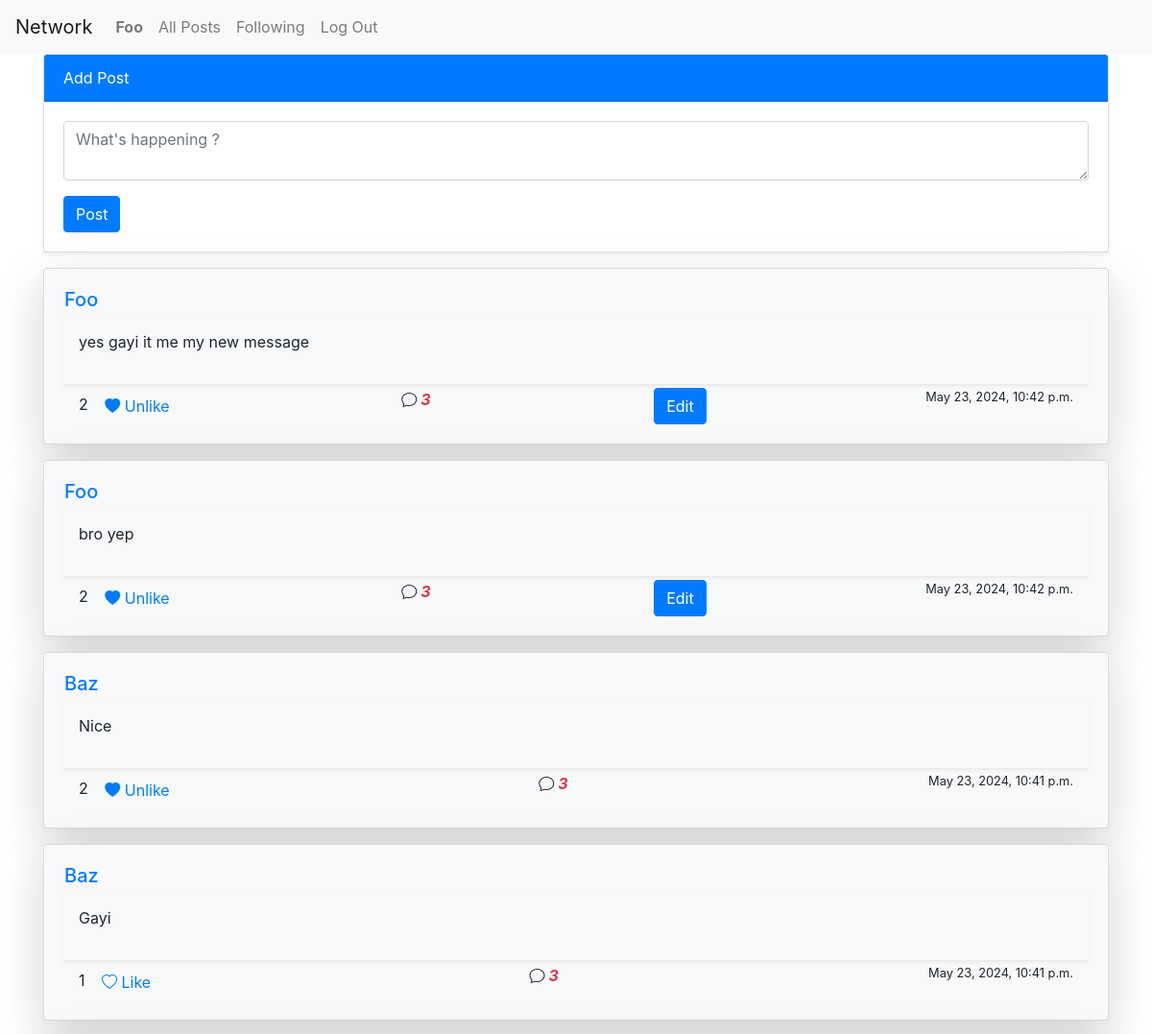
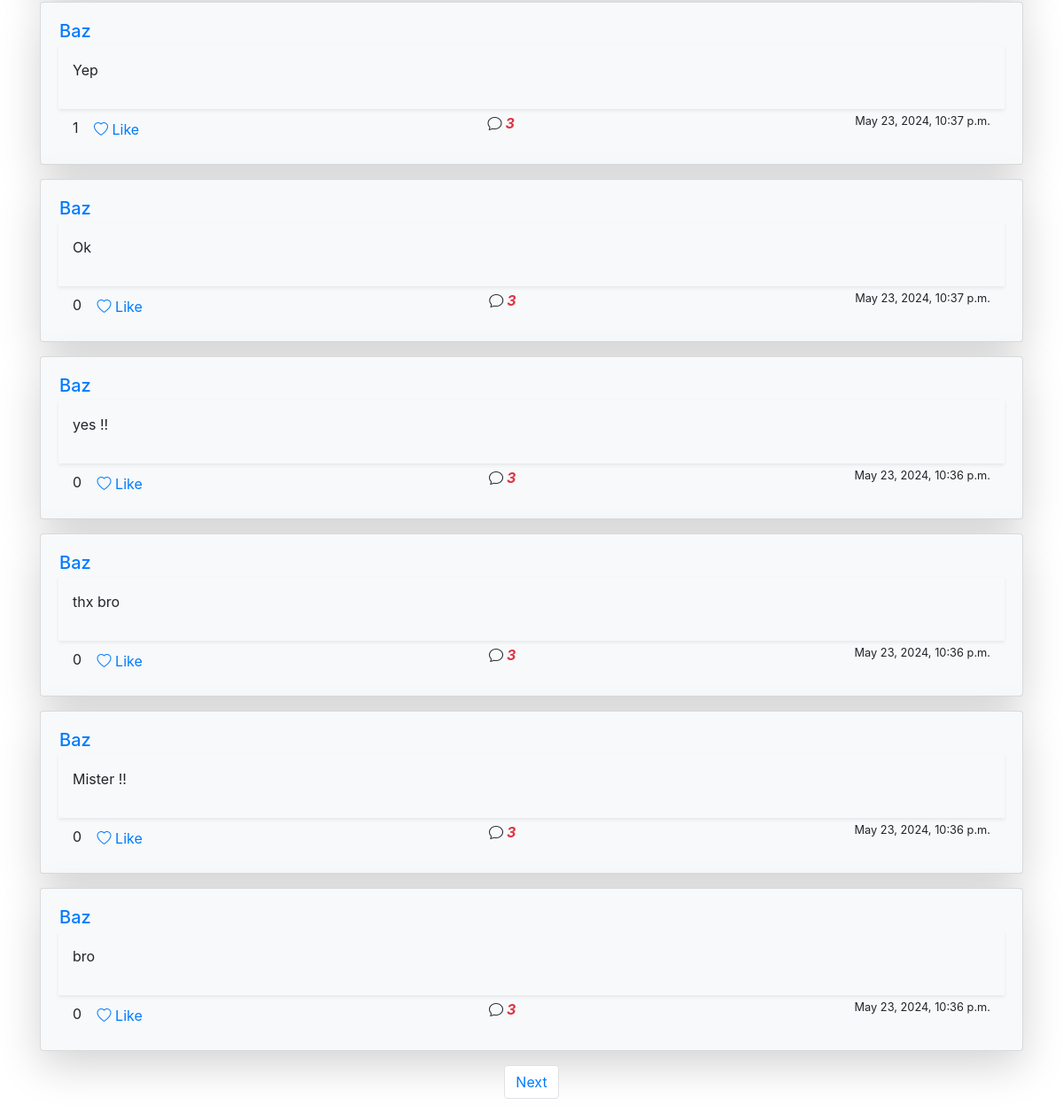
/ (signed in), run on the app's committed database (2 pictures, top to bottom).
### network/models.py (models this page shows, shortened)
class User(AbstractUser):
    pass

class Post(models.Model):
    content = models.TextField(max_length=200)
    author = models.ForeignKey(User,on_delete=models.CASCADE, related_name="author")
    likes = models.ManyToManyField(User, related_name='liked_posts', blank=True)
    created_at = models.DateTimeField(auto_now_add=True)
    updated_at = models.DateTimeField(auto_now=True)

### network/views.py (the view)
# urls.py: path("", views.index, name="index"),
def index(request):
    posts = Post.objects.order_by('-created_at')
    paginator = Paginator(posts,10)
    page_number = request.GET.get('page')
    posts_obj = paginator.get_page(page_number)
    return render(request, "network/index.html",{'posts_obj':posts_obj, 'posts': posts})

### network/templates/network/index.html (shortened to what this page needs)
{% extends "network/layout.html" %}
{% load static %}
{% block body %}
<div class="container">
    <div class="card mb-3 shadow-sm">
        <div class="card-header bg-primary text-white">Add Post</div>
        <div class="card-body">
            <form action="{% url 'new-post' %}" method="post">
                <div class="form-group">
                    <textarea class="form-control" name="content" id="" cols="3" rows="2" placeholder="What's happening ?"></textarea>
                </div>
                <button class="btn btn-primary" type="submit" value="Post">Post</button>
            </form>
        </div>
    </div>
    {% if posts_obj %}
        {% for post in posts_obj %}
        <div class="card shadow-lg rounded bg-light mb-3">
            <div class="card-body">
                <div class="row">
                    <div class="col">
                        <div class="row mb-1">
                            <h5 class="my-auto px-3"><a href="{% url 'profile-view' post.author.username %}">{{ post.author }}</a></h5>
                        </div>
                        <div class="content p-3 mb-1 shadow-sm" id="post-content-{{ post.id }}">
                            <p>{{ post.content }}</p>
                        </div>
                        <div class="footer d-flex justify-content-between px-3">
                            <div class="">
                                <span id="likes-count-{{ post.id }}" >{{ post.likes.count }}</span>
                                <button class="btn btn-link like-button" data-post-id="{{ post.id }}">
                                    {% if user in post.likes.all %}
                                        <i class="bi bi-heart-fill"></i> Unlike
                                    {% else %}
                                        <i class="bi bi-heart"></i> Like
                                    {% endif %}
                                </button>
                            </div>
                            <i class="bi-chat"><strong class="mx-1 text-danger">3</strong></i>
                            {% if request.user == post.author %}
                                <button class="btn btn-primary edit-button" data-post-id="{{ post.id }}">Edit</button>
                            {% endif %}
                            <small>{{ post.created_at }}</small>
                        </div>
                    </div>
                </div>
            </div>
        </div>
        {% endfor %}
    {% else %}
        <div class="card shadow-lg">
            <div class="card-body">
                <p>No post to display</p>
            </div>
        </div>
    {% endif %}
</div>
<nav aria-label="Page navigation example">
    <ul class="pagination justify-content-center">
        {% if posts_obj.has_next %}
        <li class="page-item">
            <a class="page-link" href="?page={{ posts_obj.next_page_number }}">Next</a>
        </li>
        {% endif %}
    </ul>
</nav>
{% endblock %}

### network/templates/network/layout.html (shortened to what this page needs)
{% load static %}
<!DOCTYPE html>
<html lang="en">
    <head>
        <link rel="stylesheet" href="https://stackpath.bootstrapcdn.com/bootstrap/4.4.1/css/bootstrap.min.css">
        <link rel="stylesheet" href="https://cdn.jsdelivr.net/npm/bootstrap-icons@1.3.0/font/bootstrap-icons.css">
        <link href="{% static 'network/styles.css' %}" rel="stylesheet">
    </head>
    <body>
        <nav class="navbar navbar-expand-lg navbar-light bg-light">
            <a class="navbar-brand" href="#">Network</a>
            <div>
              <ul class="navbar-nav mr-auto">
                {% if user.is_authenticated %}
                    <li class="nav-item">
                        <a class="nav-link" href="{% url 'profile-view' user.username %}"><strong>{{ user.username }}</strong></a>
                    </li>
                {% endif %}
                <li class="nav-item">
                  <a class="nav-link" href="{% url 'index' %}">All Posts</a>
                </li>
                {% if user.is_authenticated %}
                    <li class="nav-item">
                        <a class="nav-link" href="{% url 'following_view'%}">Following</a>
                    </li>
                    <li class="nav-item">
                        <a class="nav-link" href="{% url 'logout' %}">Log Out</a>
                    </li>
                {% endif %}
              </ul>
            </div>
          </nav>
        <div class="body">
            {% block body %}
            {% endblock %}
        </div>
    </body>
</html>

### data on the page
User: username "Foo"
Post: author "Foo", content "yes gayi it me my new message", likes.count "2", shows "Unlike", created_at "May 23, 2024, 10:42 p.m."
Post: author "Foo", content "bro yep", likes.count "2", shows "Unlike", created_at "May 23, 2024, 10:42 p.m."
Post: author "Baz", content "Nice", likes.count "2", shows "Unlike", created_at "May 23, 2024, 10:41 p.m."
Post: author "Baz", content "Gayi", likes.count "1", shows "Like", created_at "May 23, 2024, 10:41 p.m."
Post: author "Baz", content "Yep", likes.count "1", shows "Like", created_at "May 23, 2024, 10:37 p.m."
Post: author "Baz", content "Ok", likes.count "0", shows "Like", created_at "May 23, 2024, 10:37 p.m."
Post: author "Baz", content "yes !!", likes.count "0", shows "Like", created_at "May 23, 2024, 10:36 p.m."
Post: author "Baz", content "thx bro", likes.count "0", shows "Like", created_at "May 23, 2024, 10:36 p.m."
Post: author "Baz", content "Mister !!", likes.count "0", shows "Like", created_at "May 23, 2024, 10:36 p.m."
Post: author "Baz", content "bro", likes.count "0", shows "Like", created_at "May 23, 2024, 10:36 p.m."
